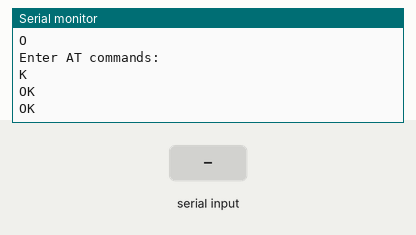
Recording of a program running on a simulated Arduino Uno, built with avr-gcc and run on an emulated ATmega328P. Parts: the last lines printed to the serial monitor. The inputs (shaded band) are chosen by the test bench. The modem accepts every AT command (registered, SIM ready, sends succeed) and sends nothing else.

Above: at 11.5 s.
11.6 s: "1" received over the second serial link
At 12.4 s:
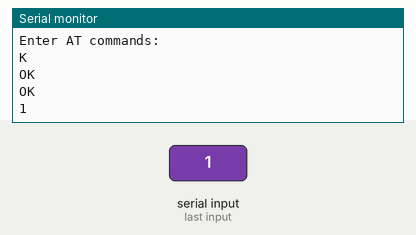
13.1 s: "0" received over the second serial link
At 13.5 s:
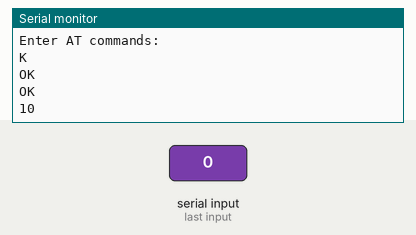

The program:

main.cpp
```cpp
#include <Arduino.h>
#include "SoftwareSerial.h"

// this works for hc-05

#define DBG_OUTPUT_PORT Serial
#define RX_PIN 8 // rx pin on bluetooth module connected to this pin on Arduino
#define TX_PIN 9 // tx pin on bluetooth module connected to this pin on Arduino
#define KEY_PIN 10 // this pin will pull the HC-05 pin 34 (key pin or EN pin) HIGH to switch
#define DBG_BAUD_RATE 115200
#define AT_BAUD_RATE 38400
static unsigned int NEW_BAUD_RATE = 9600;
#define RESET_TO_DEFAULT false
#define NEW_NAME "SPACESUITBT"
#define NEW_SECURITY_KEY "1234"
#define MAIN_DELAY_TIME 10000 //ms
#define COMMAND_DELAY_TIME 100 //ms

// tx pin on bluetooth module connected to rx pin on Arduino, and vice-versa
SoftwareSerial btSerial(RX_PIN, TX_PIN);

void runCommand(String command) {
  btSerial.print(command + "\r\n");
  bool cont = false;
  while (!cont) {
    if (btSerial.available()) {
      DBG_OUTPUT_PORT.write(btSerial.read());
      cont = true;
    }
  }
  DBG_OUTPUT_PORT.println();
  delay(COMMAND_DELAY_TIME);
}

void setup() {
  pinMode(KEY_PIN, OUTPUT);  // this pin will pull the HC-05 pin 34 (key pin) HIGH to switch module to AT mode
  digitalWrite(KEY_PIN, HIGH);
  DBG_OUTPUT_PORT.begin(DBG_BAUD_RATE);
  DBG_OUTPUT_PORT.println("Starting...");
  btSerial.begin(38400);  // HC-05 default speed in AT command mode
  delay(MAIN_DELAY_TIME); // wait 10 seconds to get the wiring correct
  runCommand("AT");
  runCommand("AT+VERSION?");
  if (RESET_TO_DEFAULT) {
    runCommand("AT+ORGL");
  } else {
    DBG_OUTPUT_PORT.println("change device name to " + String(NEW_NAME));
    runCommand("AT+NAME=" + String(NEW_NAME));
    // below commands don't quite work yet
    //DBG_OUTPUT_PORT.println("change device security code to " + String(NEW_SECURITY_KEY));
    //runCommand("AT+PSWD=" + String(NEW_SECURITY_KEY));
    //char newBaudRate[20];
    //itoa(NEW_BAUD_RATE, newBaudRate, 30);
    //DBG_OUTPUT_PORT.println("change device baud rate to " + String(newBaudRate));
    //runCommand("AT+UART=" + String(newBaudRate) + ",1,0");
  }
  DBG_OUTPUT_PORT.println("Enter AT commands:");
}

void loop() {
  // Keep reading from HC-05 and send to Arduino Serial Monitor
  if (btSerial.available())
    DBG_OUTPUT_PORT.write(btSerial.read());

  // Keep reading from Arduino Serial Monitor and send to HC-05
  if (DBG_OUTPUT_PORT.available())
    btSerial.write(DBG_OUTPUT_PORT.read());
}
```

Measured:
- after the input at 11.6 s, the serial monitor: prints a new line at once (image 1)
- after the input at 13.1 s, the serial monitor: prints a new line at once (image 2)
